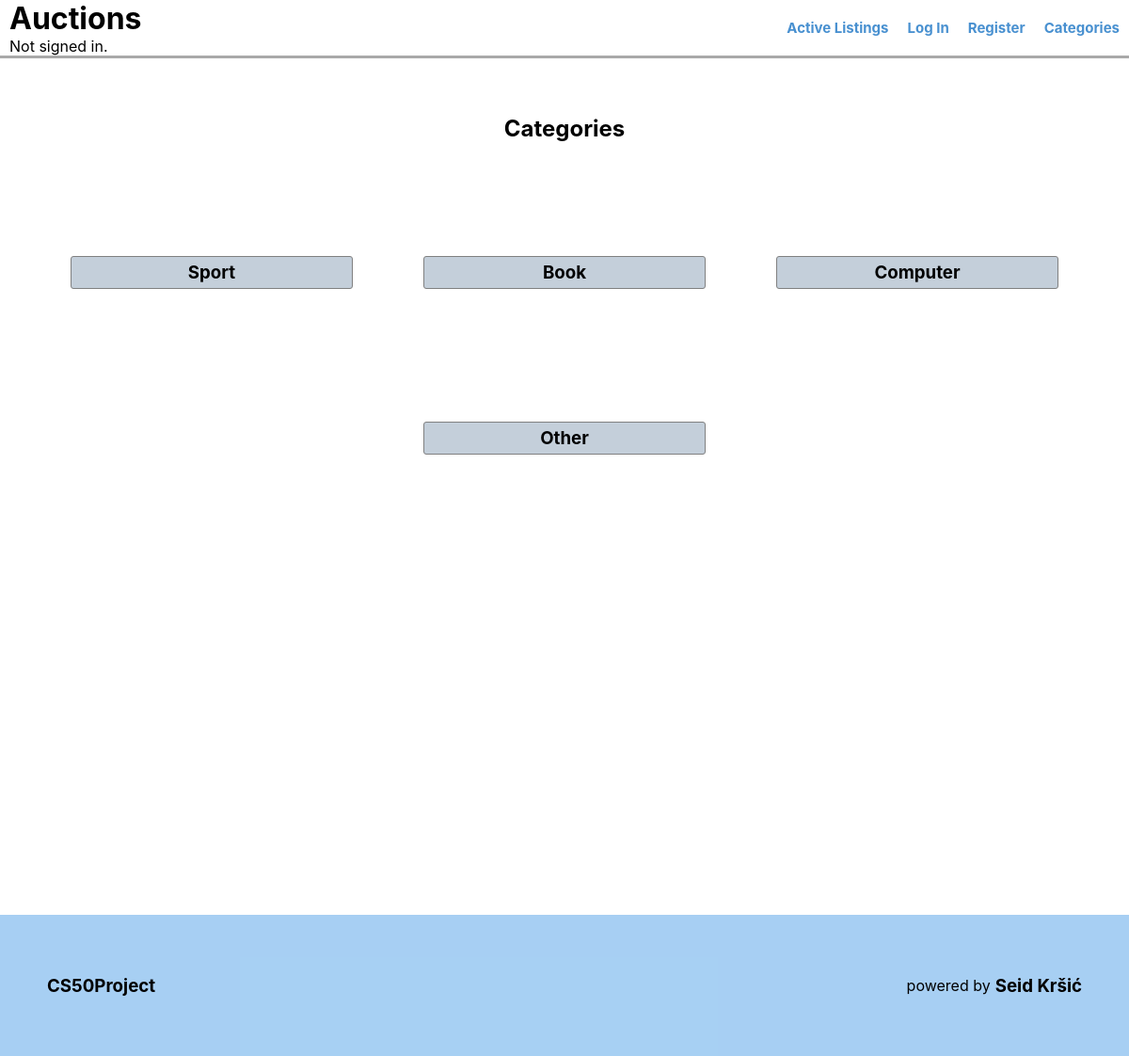
The page /categories on the database its author committed.
### auctions/models.py (models this page shows)
class Category(models.Model):
    name = models.CharField(max_length=64)
    def __str__(self):
        return f"{self.name}"

### auctions/views.py (the view)
# urls.py: path('categories',views.categories,name='categories'),
def categories(request):
    categories = Category.objects.all()
    return render(request,'auctions/categories.html', {
        'categories': categories,
    })

### auctions/templates/auctions/categories.html
{% extends 'auctions/layout.html' %}
{% block body %}
<div class='flex-col justify-content max-height'>
    <h2>Categories</h2>
    <div class='flex-col padding-lr justify-content'>
        <div class='flex-row max-height'>
            {% for category in categories %}
                <a href="{% url 'listCategory' category.name %}">
                    <div class='auction-item'>
                        <h3>{{category}}</h3>
                    </div>
                </a>
                {% endfor %}
        </div>
    </div>
</div>
{% endblock %}

### auctions/templates/auctions/layout.html (shortened to what this page needs)
{% load static %}
<!DOCTYPE html>
<html lang="en">
    <head>
        <link href="{% static 'auctions/styles.css' %}" rel="stylesheet">
    </head>
    <body>
        <div class='header padding-lr'>
            <div class='flex-col'>
                <h1>Auctions</h1>
                <p class='flex-row'>
                {% if user.is_authenticated %}
                    Signed in as <strong> {{ user.username }}.</strong>
                {% else %}
                    Not signed in.
                {% endif %}
                </p>
            </div>
            <ul class="nav">
                <li class="nav-item">
                    <a class="nav-link" href="{% url 'index' %}">Active Listings</a>
                </li>
                {% if user.is_authenticated %}
                    <li class="nav-item">
                        <a class="nav-link" href="{% url 'logout' %}">Log Out</a>
                    </li>
                {% else %}
                    <li class="nav-item">
                        <a class="nav-link" href="{% url 'login' %}">Log In</a>
                    </li>
                    <li class="nav-item">
                        <a class="nav-link" href="{% url 'register' %}">Register</a>
                    </li>
                {% endif %}
                    <li class='nav-item'>
                        <a href="{% url 'categories' %}" class='nav-link'>Categories</a>
                    </li>
            </ul>
        </div>
        {% block body %}
        {% endblock %}
    </body>
    <footer class='max-width'>
            <h3>CS50Project</h3>
            <div class="flex-row">
                <p>powered by</p>
                <h3> Seid Kršić</h3>
            </div>
    </footer>
</html>

### auctions/static/auctions/styles.css (style rules this page uses)
* { box-sizing: border-box !important; margin: 0px; padding: 0px; }
body { display: flex; flex-direction: column; margin-bottom: 0px !important; padding-bottom: 0 !important; font-family: -apple-system, BlinkMacSystemFont, 'Segoe UI', Roboto, Oxygen, Ubuntu, Cantarell, 'Open Sans', 'Helvetica Neue', sans-serif; }
.nav { display: flex; flex-direction: row; justify-content: start; align-items: center; font-weight: bolder; font-size: 15px; }
.nav-item { display: flex; flex-direction: column; justify-content: start; align-items: start; list-style: none; text-decoration: none; padding-left: 20px; }
.nav-link { text-decoration: none; color: rgba(8, 105, 191, 0.741); font-weight: bold; }
.auction-item { display: flex; flex-direction: column; justify-content: start; align-items: center; border: 1px solid gray; border-radius: 3px; padding: 5px; background-color: rgb(196, 207, 218); width: 300px; margin: 10px; }
.flex-col { display: flex; flex-direction: column; justify-content: center; align-items: flex-start; width: 100%; }
.flex-row { display: flex; flex-wrap: wrap; flex-direction: row; justify-content: space-evenly; align-items: center; }
a { text-decoration: none; color: black; }
.max-width { width: 100% !important; }
.header { display: flex; flex-direction: row; justify-content: space-between; align-items: center; width: 100%; padding: 0px 0px 10px 0px; border-bottom: 3px solid darkgray; margin-bottom: 10px; }
.header ul { width: 100%; display: flex; justify-content: end; }
.header h1 { width: 100%; }
.padding-lr { padding: 0 10px !important; }
footer { height: 150px; background-color: rgba(145, 196, 240, 0.8); display: flex; position: relative; bottom: 0; flex-direction: row; justify-content: space-between; align-items: center; padding: 0px 50px; z-index: 5; width: 100%; margin-top: 50px; }
footer div h3 { margin-left: 5px; }
.max-height { height: 100vh !important; }
.justify-content { justify-content: flex-start !important; align-items: center !important; margin-top: 50px; height: 44vh; }

### rows shown on the page
Category: name "Sport"
Category: name "Book"
Category: name "Computer"
Category: name "Other"
